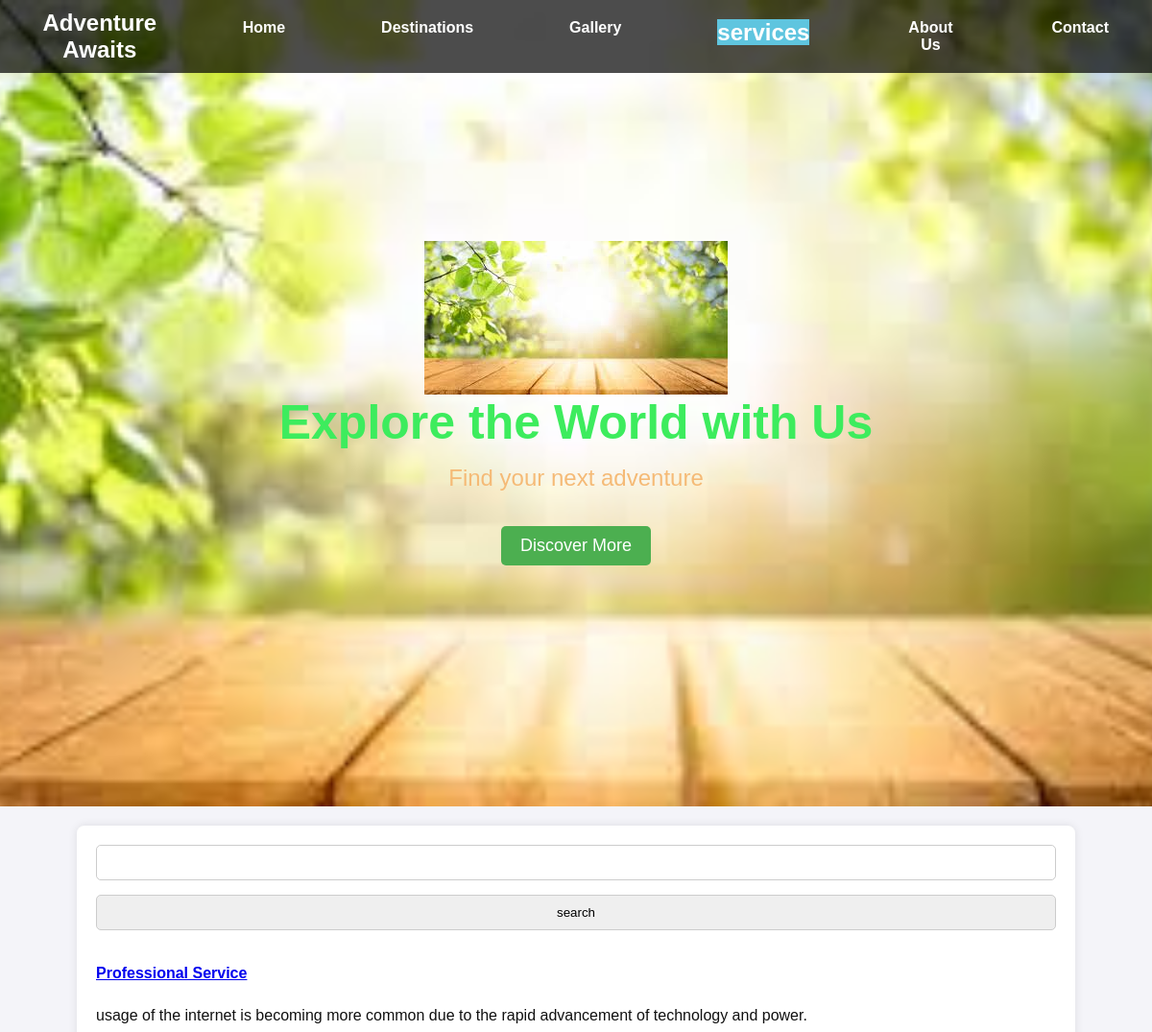
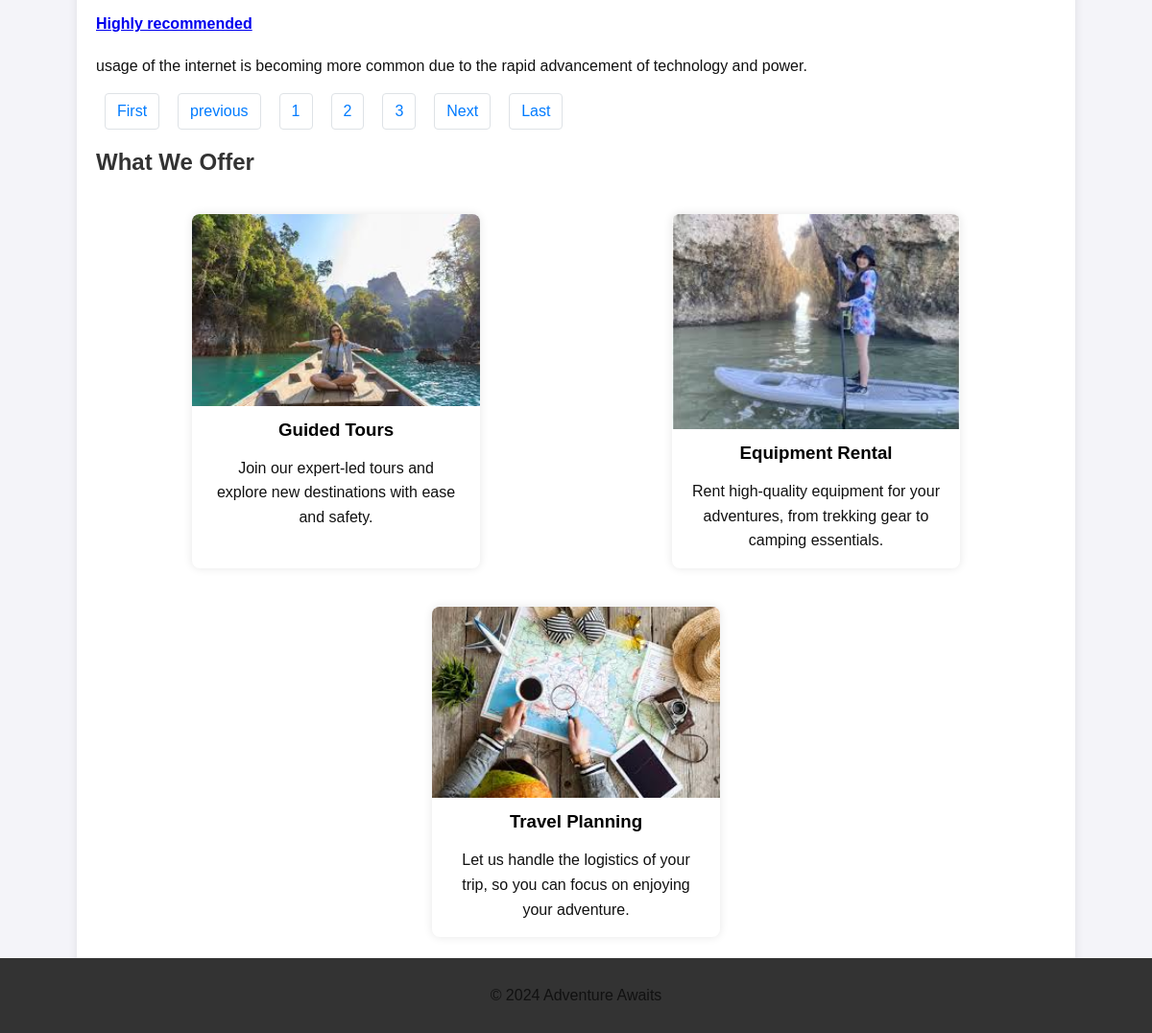
Screenshot of /services/?page=2 with the database file from the repository (2 pictures, top to bottom).
### service/models.py (models this page shows)
class Service(models.Model):
    username = None
    service_icon=models.CharField(max_length=50)
    service_title=models.CharField(max_length=50)
    service_des=models.TextField()
    USERNAME_FIELD = 'phone_number'
    REQUIRED_FIELDS = []

### demo/views.py (the view)
# urls.py: path('services/',views.services,name='services'),
def services(request):
    ServicesData=Service.objects.all()
    paginator=Paginator(ServicesData,2)
    page_number=request.GET.get('page')
    ServiceDataFinal=paginator.get_page(page_number)
    totalpage=ServiceDataFinal.paginator.num_pages  #3
    data={
        'servicesData':ServiceDataFinal,
        'lastpage':totalpage,
        'totalPagelist':[n+1 for n in range (totalpage)]
    }
    return render(request,"services.html",data)

### templates/services.html (shortened to what this page needs)
{% extends 'base.html' %}
{% block content %}
<main>
        <section id="services" class="section" >
            <div class="row">
                <div class="col-12">
                    <form method="get">
                        <input type="text" name="servicename" valur=""/>
                        <input type="submit" value="search"/>
                    </form>
                </div>
                            {% for n in servicesData %}
                            <div class="col-lg-4 col-md-6 ">
                                <div class="single-feature mb-30">
                                    <div class ="title d-flex flex-row pb-20">
                                        <h4><a href="#">{{n.service_title}}</a></h4>
                                    </div>
                                    <p>
                                        {{n.service_des | lower | safe }}
                                    </p>
                                </div>
                            </div>
                            {% empty %}
                            No Data Found
                            {% endfor %}
                    </div>
                    <div aria-label="...">
                      <ul class="pagination">
                          {% if servicesData.has_previous %}
                        <li class="page-item">
                          <a class="page-link" href="/services/?page=1" tabindex="-1">First</a>
                        </li>
                        <li class="page-item">
                          <a class="page-link" href="/services/?page={{servicesData.previous_page_number}}" tabindex="-1">previous</a>
                        </li>
                        {% endif %}
                        {% for n in totalPagelist%}
                        <li class="page-item"><a class="page-link" href="/services/?page={{n}}">{{n}}</a>
                        </li>
                        {% endfor %}
                        {% if servicesData.has_next %}
                        <li class="page-item">
                          <a class="page-link" href="/services/?page={{servicesData.next_page_number}}">Next</a>
                        </li>
                        <li class="page-item">
                          <a class="page-link" href="/services/?page={{lastpage}}">Last</a>
                        </li>
                        {% endif %}
                      </ul>
                    </div>
                    <h2>What We Offer</h2>
                    <div class="cards">
                        <div class="card">
                            <img src="/static/images/guidedtour.jpg" alt="Guided Tours">
                            <h3>Guided Tours</h3>
                            <p>Join our expert-led tours and explore new destinations with ease and safety.</p>
                        </div>
                        <div class="card">
                            <img src="/static/images/equipmentrental.jpg" alt="Equipment Rental">
                            <h3>Equipment Rental</h3>
                            <p>Rent high-quality equipment for your adventures, from trekking gear to camping essentials.</p>
                        </div>
                        <div class="card">
                            <img src="/static/images/travelplan.jpg" alt="Travel Planning">
                            <h3>Travel Planning</h3>
                            <p>Let us handle the logistics of your trip, so you can focus on enjoying your adventure.</p>
                        </div>
        </main>
{% endblock %}

### static/css/styles.css (style rules this page uses)
body { font-family: 'Arial', sans-serif; margin: 0; padding: 0; background-color: #f4f4f9; display: flex; flex-direction: column; align-items: center; }
main { max-width: 1000px; width: 100%; margin: 20px 0; padding: 20px; background: white; border-radius: 8px; box-shadow: 0 0 10px rgba(0, 0, 0, 0.1); }
.section { margin-bottom: 40px; }
h2 { color: #333; }
p { line-height: 1.6; color: #111111; }
.cards { display: flex; justify-content: space-around; flex-wrap: wrap; }
.card { background: white; border-radius: 8px; box-shadow: 0 0 10px rgba(0, 0, 0, 0.1); margin: 20px; max-width: 300px; overflow: hidden; text-align: center; }
.card img { width: 100%; height: auto; }
.card h3 { margin: 10px 0; }
.card p { padding: 0 20px; }
form { display: flex; flex-direction: column; }
input, textarea { margin-bottom: 15px; padding: 10px; border: 1px solid #ccc; border-radius: 5px; }

### templates/services.html (style rules this page uses)
.pagination { display: flex; padding-left: 0; list-style: none; border-radius: 0.25rem; }
.page-item { margin: 0 10px; }
.page-link { position: relative; display: block; padding: 0.5rem 0.75rem; margin-left: -1px; line-height: 1.25; color: #007bff; background-color: #fff; border: 1px solid #dee2e6; text-decoration: none; border-radius: 0.25rem; transition: background-color 0.15s ease-in-out, border-color 0.15s ease-in-out; }

### rows the page displays
Service: service_title "Professional Service", service_des "usage of the internet is becoming more common due to the rapid advancement of technology and power."
Service: service_title "Highly recommended", service_des "usage of the internet is becoming more common due to the rapid advancement of technology and power."

### other values shown
{{ n }} "1" "2" "3"
